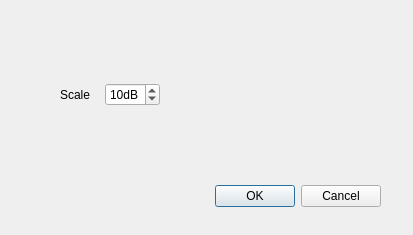
<?xml version="1.0" encoding="UTF-8"?>
<ui version="4.0">
 <class>Dialog</class>
 <widget class="QDialog" name="Dialog">
  <property name="geometry">
   <rect>
    <x>0</x>
    <y>0</y>
    <width>413</width>
    <height>235</height>
   </rect>
  </property>
  <property name="windowTitle">
   <string>Dialog</string>
  </property>
  <widget class="QDialogButtonBox" name="buttonBox">
   <property name="geometry">
    <rect>
     <x>40</x>
     <y>180</y>
     <width>341</width>
     <height>32</height>
    </rect>
   </property>
   <property name="orientation">
    <enum>Qt::Horizontal</enum>
   </property>
   <property name="standardButtons">
    <set>QDialogButtonBox::Cancel|QDialogButtonBox::Ok</set>
   </property>
  </widget>
  <widget class="QWidget" name="">
   <property name="geometry">
    <rect>
     <x>60</x>
     <y>80</y>
     <width>100</width>
     <height>29</height>
    </rect>
   </property>
   <layout class="QGridLayout" name="gridLayout">
    <item row="0" column="0">
     <widget class="QLabel" name="label">
      <property name="text">
       <string>Scale</string>
      </property>
     </widget>
    </item>
    <item row="0" column="1">
     <widget class="QSpinBox" name="scale_box">
      <property name="sizePolicy">
       <sizepolicy hsizetype="Minimum" vsizetype="Fixed">
        <horstretch>0</horstretch>
        <verstretch>0</verstretch>
       </sizepolicy>
      </property>
      <property name="suffix">
       <string>dB</string>
      </property>
      <property name="minimum">
       <number>1</number>
      </property>
      <property name="maximum">
       <number>20</number>
      </property>
      <property name="value">
       <number>10</number>
      </property>
     </widget>
    </item>
   </layout>
  </widget>
 </widget>
 <resources/>
 <connections>
  <connection>
   <sender>buttonBox</sender>
   <signal>accepted()</signal>
   <receiver>Dialog</receiver>
   <slot>accept()</slot>
   <hints>
    <hint type="sourcelabel">
     <x>248</x>
     <y>254</y>
    </hint>
    <hint type="destinationlabel">
     <x>157</x>
     <y>274</y>
    </hint>
   </hints>
  </connection>
  <connection>
   <sender>buttonBox</sender>
   <signal>rejected()</signal>
   <receiver>Dialog</receiver>
   <slot>reject()</slot>
   <hints>
    <hint type="sourcelabel">
     <x>316</x>
     <y>260</y>
    </hint>
    <hint type="destinationlabel">
     <x>286</x>
     <y>274</y>
    </hint>
   </hints>
  </connection>
 </connections>
</ui>
